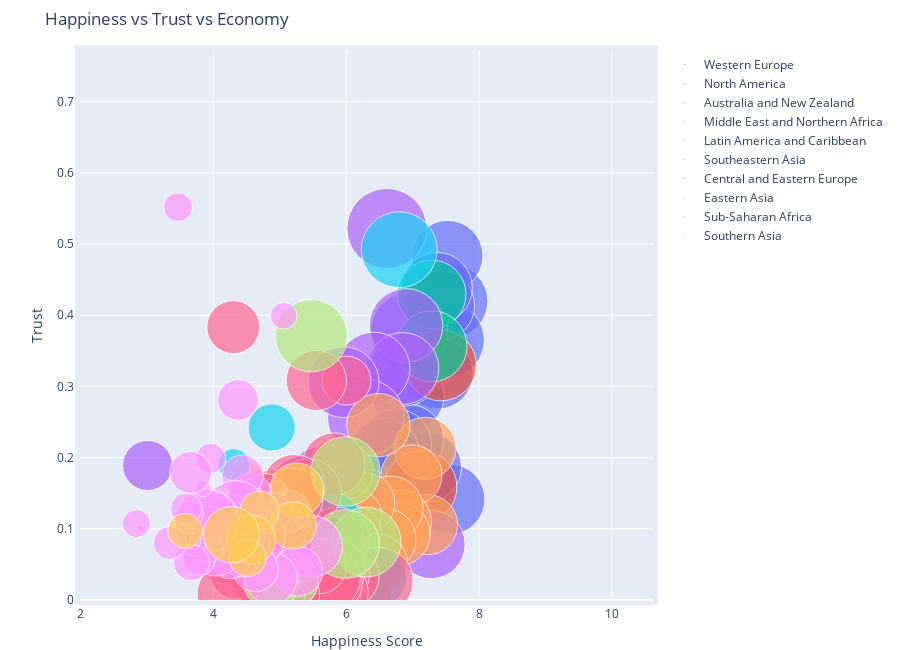

Source (notebook cell):
### Code cell
import warnings
warnings.filterwarnings('ignore')

figure = bubbleplot(dataset = data_2015, x_column = 'Happiness Score', y_column = 'Trust (Government Corruption)', 
    bubble_column = 'Country', size_column = 'Economy (GDP per Capita)', color_column = 'Region', 
    x_title = "Happiness Score", y_title = "Trust", title = 'Happiness vs Trust vs Economy',
    x_logscale = False, scale_bubble = 1, height = 650)

py.iplot(figure, config={'scrollzoom': True})

### Figure 1 — Plotly figure (JSON) as saved in the notebook; plotly's stock layout.template omitted (floating-point values rounded to 4 significant figures)
{"data": [{"marker": {"size": [1.397, 1.302, 1.325, 1.459, 1.29, 1.329, 1.332, 1.337, 1.564, 1.336, 1.308, 1.266, 1.328, 1.278, 1.23, 1.207, 1.251, 1.208, 1.208, 1.16, 1.154], "sizemode": "area", "sizeref": 0.0005283}, "mode": "markers", "name": "Western Europe", "text": ["Switzerland", "Iceland", "Denmark", "Norway", "Finland", "Netherlands", "Sweden", "Austria", "Luxembourg", "Ireland", "Belgium", "United Kingdom", "Germany", "France", "Spain", "Malta", "Italy", "North Cyprus", "Cyprus", "Portugal", "Greece"], "type": "scatter", "x": [7.587, 7.561, 7.527, 7.522, 7.406, 7.378, 7.364, 7.2, 6.946, 6.94, 6.937, 6.867, 6.75, 6.575, 6.329, 6.302, 5.948, 5.695, 5.689, 5.102, 4.857], "y": [0.4198, 0.1414, 0.4836, 0.365, 0.4137, 0.3181, 0.4384, 0.1868, 0.378, 0.287, 0.2254, 0.3207, 0.2184, 0.2065, 0.06398, 0.1359, 0.02901, 0.1428, 0.06146, 0.01078, 0.01397]}, {"marker": {"size": [1.326, 1.395], "sizemode": "area", "sizeref": 0.0005283}, "mode": "markers", "name": "North America", "text": ["Canada", "United States"], "type": "scatter", "x": [7.427, 7.119], "y": [0.3296, 0.1589]}, {"marker": {"size": [1.25, 1.334], "sizemode": "area", "sizeref": 0.0005283}, "mode": "markers", "name": "Australia and New Zealand", "text": ["New Zealand", "Australia"], "type": "scatter", "x": [7.286, 7.284], "y": [0.4292, 0.3564]}, {"marker": {"size": [1.229, 1.427, 1.36, 1.69, 1.395, 1.554, 1.324, 1.131, 0.9393, 1.061, 0.902, 0.7348, 1.026, 0.8811, 0.5987, 1.009, 0.9855, 0.8818, 0.5465, 0.6632], "sizemode": "area", "sizeref": 0.0005283}, "mode": "markers", "name": "Middle East and Northern Africa", "text": ["Israel", "United Arab Emirates", "Oman", "Qatar", "Saudi Arabia", "Kuwait", "Bahrain", "Libya", "Algeria", "Turkey", "Jordan", "Morocco", "Lebanon", "Tunisia", "Palestinian Territories", "Iran", "Iraq", "Egypt", "Yemen", "Syria"], "type": "scatter", "x": [7.278, 6.901, 6.853, 6.611, 6.411, 6.295, 5.96, 5.754, 5.605, 5.332, 5.192, 5.013, 4.839, 4.739, 4.715, 4.686, 4.677, 4.194, 4.077, 3.006], "y": [0.07785, 0.3858, 0.3252, 0.5221, 0.3252, 0.2561, 0.306, 0.1102, 0.1738, 0.1575, 0.1429, 0.08546, 0.04582, 0.06358, 0.129, 0.05863, 0.1379, 0.06324, 0.07854, 0.1891]}, {"marker": {"size": [0.9558, 1.021, 0.9812, 1.044, 1.064, 1.107, 1.054, 1.062, 0.9186, 0.9953, 1.212, 0.7645, 0.7455, 0.864, 0.6813, 0.7599, 0.5933, 0.9002, 0.8104, 0.8954, 0.5953, 0.2667], "sizemode": "area", "sizeref": 0.0005283}, "mode": "markers", "name": "Latin America and Caribbean", "text": ["Costa Rica", "Mexico", "Brazil", "Venezuela", "Panama", "Chile", "Argentina", "Uruguay", "Colombia", "Suriname", "Trinidad and Tobago", "El Salvador", "Guatemala", "Ecuador", "Bolivia", "Paraguay", "Nicaragua", "Peru", "Jamaica", "Dominican Republic", "Honduras", "Haiti"], "type": "scatter", "x": [7.226, 7.187, 6.983, 6.81, 6.786, 6.67, 6.574, 6.485, 6.477, 6.269, 6.168, 6.13, 6.123, 5.975, 5.89, 5.878, 5.828, 5.824, 5.709, 4.885, 4.788, 4.518], "y": [0.1058, 0.2131, 0.1752, 0.1107, 0.0927, 0.1287, 0.08484, 0.2456, 0.0512, 0.1363, 0.0114, 0.1178, 0.09472, 0.1809, 0.088, 0.08242, 0.1932, 0.05989, 0.02299, 0.1423, 0.06825, 0.1718]}, {"marker": {"size": [1.522, 0.9669, 1.125, 0.8283, 0.6322, 0.7053, 0.5907, 0.2711, 0.4604], "sizemode": "area", "sizeref": 0.0005283}, "mode": "markers", "name": "Southeastern Asia", "text": ["Singapore", "Thailand", "Malaysia", "Indonesia", "Vietnam", "Philippines", "Laos", "Myanmar", "Cambodia"], "type": "scatter", "x": [6.798, 6.455, 5.77, 5.399, 5.36, 5.073, 4.876, 4.307, 3.819], "y": [0.4921, 0.03187, 0.105, 0.0, 0.1044, 0.1228, 0.2425, 0.1903, 0.07247]}, {"marker": {"size": [1.179, 0.6324, 1.169, 0.5945, 1.123, 1.185, 1.147, 1.032, 1.126, 1.083, 1.138, 0.8015, 0.9585, 1.152, 0.4743, 1.024, 0.9744, 1.043, 0.9205, 1.113, 0.9185, 0.8787, 0.8322, 1.121, 0.3905, 0.7991, 0.7682, 0.7419, 1.012], "sizemode": "area", "sizeref": 0.0005283}, "mode": "markers", "name": "Central and Eastern Europe", "text": ["Czech Republic", "Uzbekistan", "Slovakia", "Moldova", "Kazakhstan", "Slovenia", "Lithuania", "Belarus", "Poland", "Croatia", "Russia", "Kosovo", "Turkmenistan", "Estonia", "Kyrgyzstan", "Azerbaijan", "Montenegro", "Romania", "Serbia", "Latvia", "Macedonia", "Albania", "Bosnia and Herzegovina", "Hungary", "Tajikistan", "Ukraine", "Armenia", "Georgia", "Bulgaria"], "type": "scatter", "x": [6.505, 6.003, 5.995, 5.889, 5.855, 5.848, 5.833, 5.813, 5.791, 5.759, 5.716, 5.589, 5.548, 5.429, 5.286, 5.212, 5.192, 5.124, 5.123, 5.098, 5.007, 4.959, 4.949, 4.8, 4.786, 4.681, 4.35, 4.297, 4.218], "y": [0.02652, 0.3083, 0.03431, 0.01615, 0.08454, 0.03787, 0.01031, 0.1909, 0.04212, 0.0243, 0.03005, 0.04741, 0.3084, 0.1518, 0.04232, 0.1606, 0.143, 0.00649, 0.02617, 0.06332, 0.05327, 0.06413, 0.00227, 0.02758, 0.1507, 0.02961, 0.039, 0.3833, 0.00872]}, {"marker": {"size": [1.291, 1.271, 1.245, 1.386, 0.8901, 0.8282], "sizemode": "area", "sizeref": 0.0005283}, "mode": "markers", "name": "Eastern Asia", "text": ["Taiwan", "Japan", "South Korea", "Hong Kong", "China", "Mongolia"], "type": "scatter", "x": [6.298, 5.987, 5.984, 5.474, 5.14, 4.874], "y": [0.08129, 0.1806, 0.07857, 0.3712, 0.02781, 0.02666]}, {"marker": {"size": [1.008, 0.6543, 0.4704, 0.1885, 0.08308, 0.3755, 0.7121, 0.9205, 0.5456, 0.271, 0.0712, 0.5211, 0.0, 0.1907, 0.3302, 0.4541, 0.3647, 0.4402, 0.9936, 0.01604, 0.4225, 0.7578, 0.2607, 0.6787, 0.2391, 0.211, 0.365, 1.06, 0.0694, 0.2852, 0.2082, 0.0785, 0.3419, 0.1742, 0.4653, 0.2581, 0.2221, 0.2867, 0.0153, 0.2087], "sizemode": "area", "sizeref": 0.0005283}, "mode": "markers", "name": "Sub-Saharan Africa", "text": ["Mauritius", "Nigeria", "Zambia", "Somaliland region", "Mozambique", "Lesotho", "Swaziland", "South Africa", "Ghana", "Zimbabwe", "Liberia", "Sudan", "Congo (Kinshasa)", "Ethiopia", "Sierra Leone", "Mauritania", "Kenya", "Djibouti", "Botswana", "Malawi", "Cameroon", "Angola", "Mali", "Congo (Brazzaville)", "Comoros", "Uganda", "Senegal", "Gabon", "Niger", "Tanzania", "Madagascar", "Central African Republic", "Chad", "Guinea", "Ivory Coast", "Burkina Faso", "Rwanda", "Benin", "Burundi", "Togo"], "type": "scatter", "x": [5.477, 5.268, 5.129, 5.057, 4.971, 4.898, 4.867, 4.642, 4.633, 4.61, 4.571, 4.55, 4.517, 4.512, 4.507, 4.436, 4.419, 4.369, 4.332, 4.292, 4.252, 4.033, 3.995, 3.989, 3.956, 3.931, 3.904, 3.896, 3.845, 3.781, 3.681, 3.678, 3.667, 3.656, 3.655, 3.587, 3.465, 3.34, 2.905, 2.839], "y": [0.07521, 0.0403, 0.1247, 0.3993, 0.156, 0.125, 0.0306, 0.08884, 0.04355, 0.08079, 0.06232, 0.1466, 0.07625, 0.1505, 0.08786, 0.1746, 0.05839, 0.2811, 0.1247, 0.06977, 0.05786, 0.07122, 0.1235, 0.1169, 0.199, 0.07267, 0.1071, 0.1109, 0.1564, 0.05747, 0.08124, 0.08289, 0.05269, 0.1214, 0.1792, 0.1283, 0.5519, 0.0801, 0.1006, 0.1073]}, {"marker": {"size": [0.7704, 0.5954, 0.3975, 0.645, 0.36, 0.8352, 0.3198], "sizemode": "area", "sizeref": 0.0005283}, "mode": "markers", "name": "Southern Asia", "text": ["Bhutan", "Pakistan", "Bangladesh", "India", "Nepal", "Sri Lanka", "Afghanistan"], "type": "scatter", "x": [5.253, 5.194, 4.694, 4.565, 4.514, 4.271, 3.575], "y": [0.1545, 0.1046, 0.1257, 0.08492, 0.05907, 0.09179, 0.09719]}], "layout": {"height": 650, "hovermode": "closest", "margin": {"b": 50, "pad": 5, "t": 50}, "showlegend": true, "title": {"text": "Happiness vs Trust vs Economy"}, "xaxis": {"autorange": false, "range": [1.987, 10.62], "title": {"text": "Happiness Score"}}, "yaxis": {"autorange": false, "range": [0.0, 0.7727], "title": {"text": "Trust"}}}}
